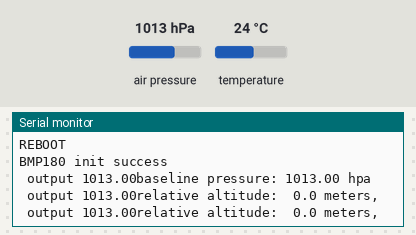
Recording of a sketch running on a simulated Arduino Uno, built with avr-gcc and run on an emulated ATmega328P. Parts: the last lines printed to the serial monitor. The inputs (shaded band) are chosen by the test bench; at power-on: air pressure 1013 hPa, temperature 24 °C.

Above: at 2.9 s.
3.0 s: air pressure set to 1025 hPa
At 4.4 s:
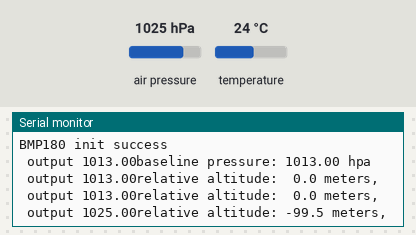
6.3 s: air pressure set to 952 hPa
At 7.8 s:
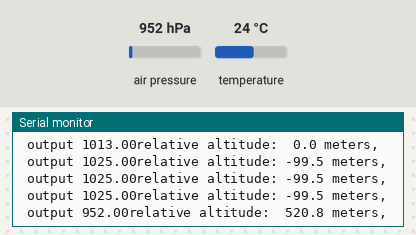

The sketch:

ALTIMETER.ino
```cpp
/*
BMP180 - altimeter
modified on 23 Apr 2019
by Saeed Hosseini @ Electropeak
https://electropeak.com/learn
*/
#include <SFE_BMP180.h>
#include <Wire.h>
SFE_BMP180 pressure;
double baseline;
void setup()
{
Serial.begin(9600);
delay(1000);
Serial.println("REBOOT");
delay(500);
Serial.println("REBOOT");
delay(100);
Serial.println("REBOOT");
delay(100);
Serial.println("REBOOT");
if (pressure.begin())
Serial.println("BMP180 init success");
else
{
Serial.println("BMP180 init fail (disconnected?)\n\n");
while (1);
}
baseline = readPressure();
Serial.print("baseline pressure: ");
Serial.print(baseline);
Serial.println(" hpa");
}
void loop()
{
double a, P;
P = readPressure();
a = pressure.altitude(P, baseline);
Serial.print("relative altitude: ");
if (a >= 0.0) Serial.print(" ");
Serial.print(a, 1);
Serial.println(" meters, ");
delay(1000);
}
double readPressure()
{
char status;
double T, P, p0, a;
status = pressure.startTemperature();
if (status != 0)
{
delay(status);
status = pressure.getTemperature(T);
if (status != 0)
{
status = pressure.startPressure(3);
if (status != 0)
{
delay(status);
status = pressure.getPressure(P, T);
if (status != 0)
{
   Serial.print(" output ");
  Serial.print(P);
return (P);
}
else Serial.println("error retrieving pressure measurement\n");
}
else Serial.println("error starting pressure measurement\n");
}
else Serial.println("error retrieving temperature measurement\n");
}
else Serial.println("error starting temperature measurement\n");
}
```

Measured:
- after the input at 3.0 s, the serial monitor: prints a new line after 0.83 s (image 1)
- after the input at 6.3 s, the serial monitor: prints a new line after 0.63 s (image 2)
